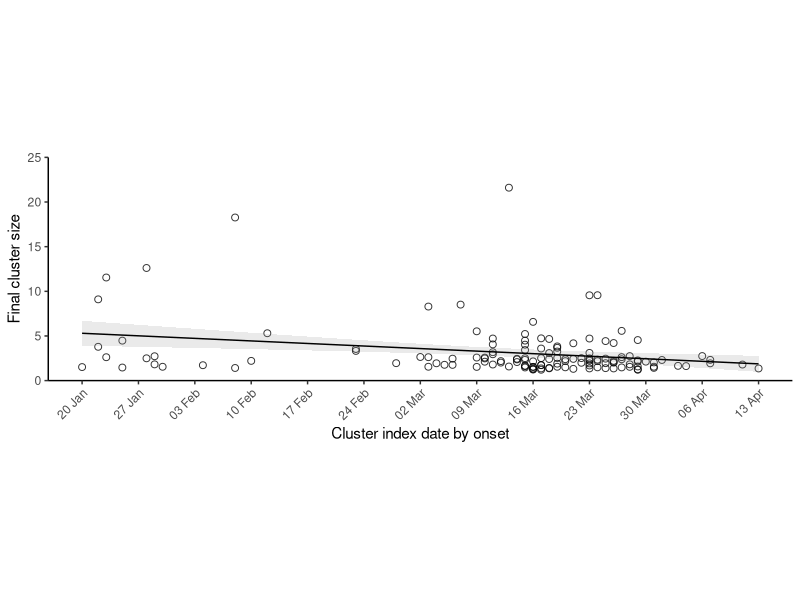
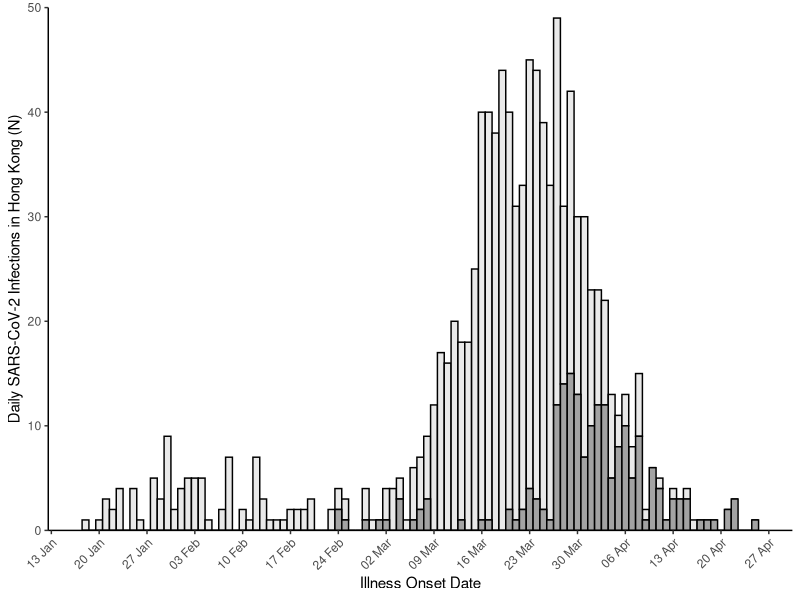
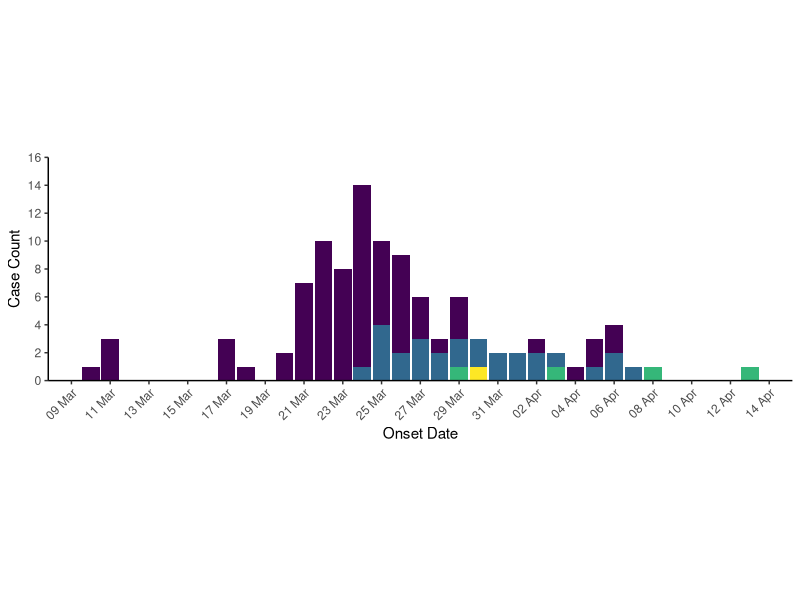
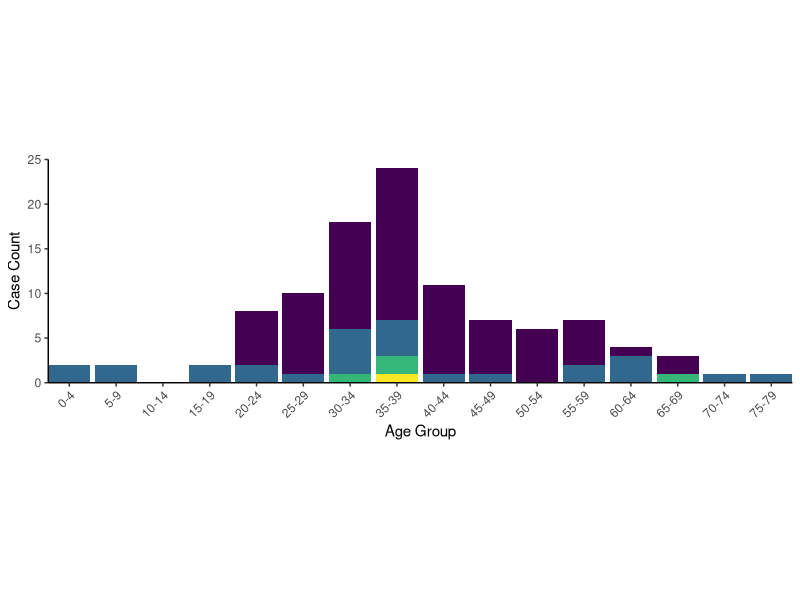
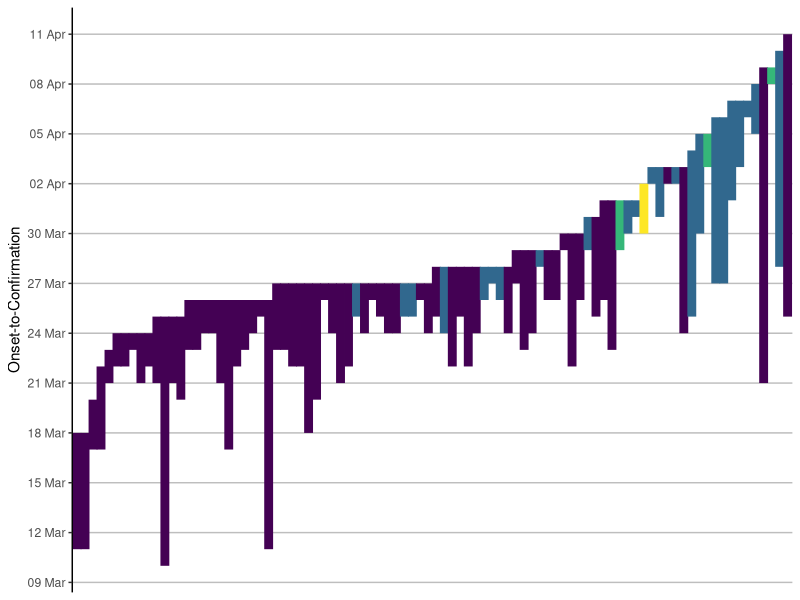
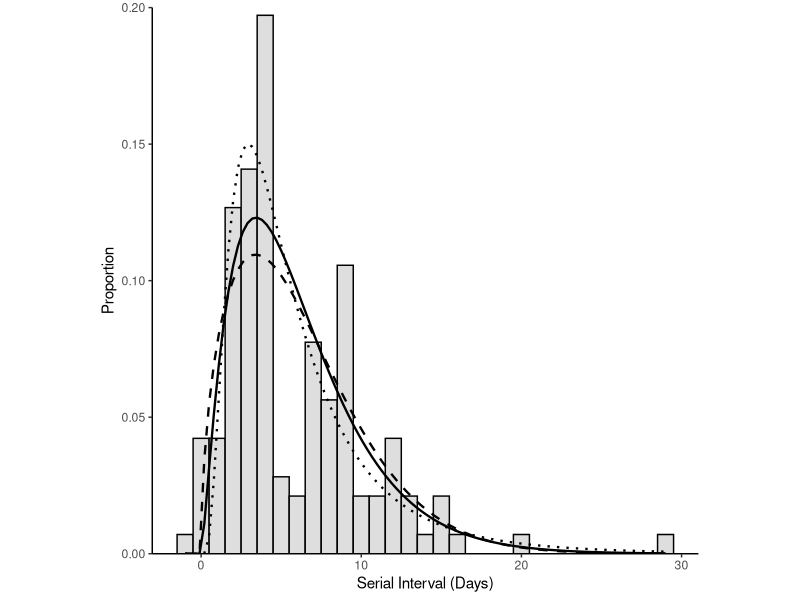
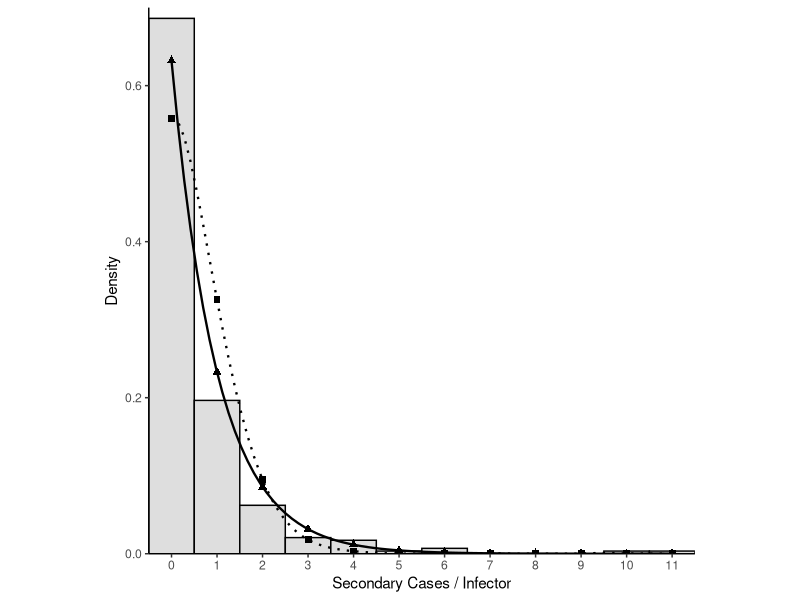
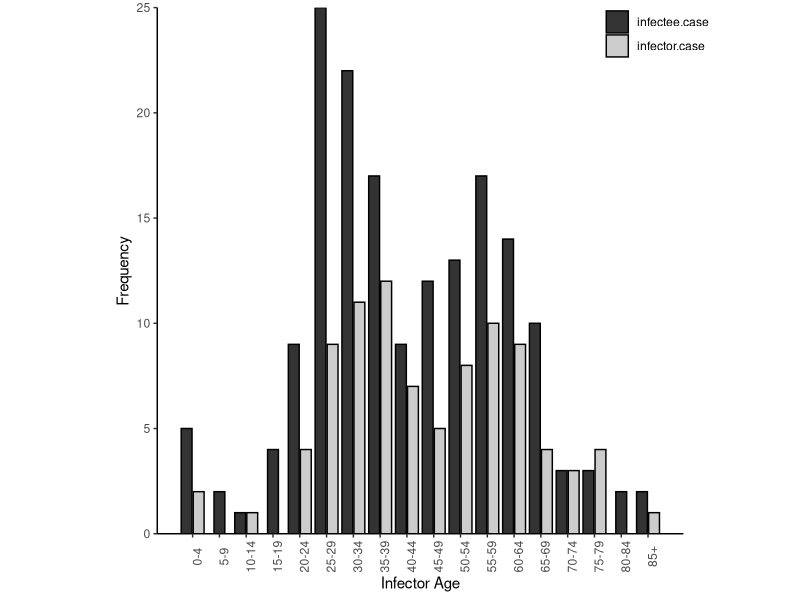

Generate these figures, in order, with R: (Note: this script raises an error after producing the figures.)
library(tidyverse)
library(lubridate)
library(fitdistrplus)
library(viridis)

#import data
case_data <- read_csv(file = "data/case_data.csv")
age_transmission_pairs <- read_csv(file = "data/age_pairs.csv")
sex_transmission_pairs <- read_csv(file = "data/sex_transmission_pairs.csv")
transmission_pairs <- read_csv(file = "data/transmission_pairs.csv")
bar_data <- read_csv("data/bar_data.csv")

#recode case_data dates
case_data <- case_data %>%
  mutate(onset.date = dmy(onset.date),
         confirm.date = dmy(confirm.date),
         epi.date = dmy(epi.date))

#Extended Data Figure 1 excluding N=106 outlier edited in post
case_data %>%
  filter(cluster.id != 0) %>%
  group_by(cluster.id) %>%
  mutate(cluster.size = n()) %>%
  arrange(epi.date) %>%
  slice(1L) %>%
  ggplot() +
  geom_jitter(aes(x = epi.date, y = cluster.size), alpha = 0.8, size = 2, shape = 21, width = 0, height = 0.8) +
  geom_smooth(method = lm, aes(x = epi.date, y = cluster.size), se = T, size = 0.5, colour = "black", alpha = 0.2) + 
  scale_x_date("Cluster index date by onset", date_breaks = "1 week", date_labels = "%d %b", minor_breaks = NULL) +
  scale_y_continuous("Final cluster size", expand = c(0,0), limits = c(0,25)) +
  theme_classic() +
  theme(aspect.ratio = 0.3, legend.position = "NULL", axis.text.x = element_text(angle = 45, hjust = 1))


##Stats for Extended Data Figure 1
case_data %>%
  filter(cluster.id != 0) %>%
  group_by(cluster.id) %>%
  mutate(cluster.size = n()) %>%
  arrange(epi.date) %>%
  slice(1L) %>%
  lm(as.numeric(epi.date) ~ cluster.size, data = .) %>%
  summary()


#Extended Data Figure 2
ggplot(data = case_data) +
  geom_histogram(aes(x = epi.date, fill = fct_rev(symptomatic)), colour = 'black', binwidth = 1, alpha = 0.9) +
  labs(x="Illness Onset Date") +
  theme_classic() +
  theme(axis.text.x = element_text(angle = 45, hjust = 1), legend.position = 'none') +
  scale_x_date(date_breaks = "1 week", 
               date_labels = "%d %b", 
               minor_breaks = NULL) +
  scale_y_continuous("Daily SARS-CoV-2 Infections in Hong Kong (N)", expand = c(0,0), limits = c(0,50)) +
  scale_fill_grey(start = 0.9, end = 0.6)

###Extended Data Figure 3
##Figure 3A
bar_data %>%
  mutate(cluster.generation = as.ordered(cluster.generation)) %>%
  ggplot() +
  geom_bar(aes(x = epi.date, fill = cluster.generation), width = 0.9) +
  scale_x_date(name = "Onset Date",
               date_breaks = "2 days", 
               date_labels = "%d %b", 
               minor_breaks = NULL) +
  scale_y_continuous("Case Count", expand = c(0,0), breaks = seq(0,16, by = 2), limits = c(0,16)) +
  theme_classic() +
  theme(aspect.ratio = 0.3, 
        legend.position = 'none', 
        axis.text.x = element_text(angle = 45, hjust = 1 )) +
  scale_fill_viridis_d()

#Figure 3B
bar_data %>%
  ggplot() +
  geom_bar(aes(x = age.group, fill = cluster.generation)) +
  scale_x_continuous(name = "Age Group", expand = c(0,0), breaks = 1:18,
                     labels = c("0-4",
                                "5-9",
                                "10-14",
                                "15-19",
                                "20-24",
                                "25-29",
                                "30-34",
                                "35-39",
                                "40-44",
                                "45-49",
                                "50-54",
                                "55-59",
                                "60-64",
                                "65-69",
                                "70-74",
                                "75-79",
                                "80-84",
                                "85+")) +
  scale_y_continuous("Case Count", expand = c(0,0), breaks = seq(0,25, by = 5), limits = c(0,25)) +
  theme_classic() +
  theme(aspect.ratio = 0.3, 
        legend.position = 'none', 
        axis.text.x = element_text(angle = 45, hjust = 1 )) +
  scale_fill_viridis_d()

#Figure 3C (additional editing for production done in post)
bar_data %>%
  mutate(cluster.generation = as.ordered(cluster.generation)) %>%
  dplyr::select(-epi.date, -age.group) %>%
  filter(!is.na(onset.date)) %>%
  gather(date.type, date, -c(case.no, cluster.generation)) %>%
  mutate(case.no = factor(case.no, levels=rev(unique(case.no)), ordered=TRUE)) %>%
  mutate(date = as.Date(date, origin = "1970-01-01")) %>%
  ggplot() +
  geom_line(aes(x=rev(case.no), y=date, colour = cluster.generation), size = 3) +
  labs(x=NULL, y="Onset-to-Confirmation") +
  scale_y_date(date_breaks = "3 day", 
               date_labels = "%d %b", 
               minor_breaks = NULL) +
  scale_x_discrete(breaks = NULL) +
  theme_classic() +
  theme(legend.position = 'none', panel.grid.major.y = element_line(colour = 'grey')) +
  scale_color_viridis_d()

####EXTENDED DATA FIGURE 4 
#fit lognormal distribution by maximum likeihood
lgfit <- transmission_pairs %>%
  filter(onset.diff != 'NA', 
         onset.diff >=1 ) %>%
  pull(onset.diff) %>%
  fitdist(data = ., distr = 'lnorm')

#fit gamma distribution by maximum likeihood
gfit <- transmission_pairs %>%
  filter(onset.diff != 'NA', 
         onset.diff >=1 ) %>%
  pull(onset.diff) %>%
  fitdist(data = ., distr = 'gamma')

#fit weibull distribution by maximum likeihood
wfit <- transmission_pairs %>%
  filter(onset.diff != 'NA', 
         onset.diff >=1 ) %>%
  pull(onset.diff) %>%
  fitdist(data = ., distr = 'weibull')

summary(lgfit)
summary(gfit)
summary(wfit)

#bootstrapped analysis
gfit_boot <- summary(bootdist(gfit))
wfit_boot <- summary(bootdist(wfit))
lgfit_boot <- summary(bootdist(lgfit))

#Extended Data Figure 4A
transmission_pairs %>%
  filter(!is.na(onset.diff)) %>%
  ggplot() +
  geom_histogram(aes(x = onset.diff, y = ..density..), fill = '#dedede', colour = "black", binwidth = 1) +
  stat_function(fun = dgamma, args = list(shape = gfit$estimate[[1]], rate = gfit$estimate[[2]]), size = 0.8, linetype = 1) +
  stat_function(fun = dweibull, args = list(shape = wfit$estimate[[1]], scale = wfit$estimate[[2]]), size = 0.8, linetype = 2) +
  stat_function(fun = dlnorm, args = list(meanlog = lgfit$estimate[[1]], sdlog = lgfit$estimate[[2]]), size = 0.8, linetype = 3) +
  scale_x_continuous("Serial Interval (Days)") +
  scale_y_continuous("Proportion", expand = c(0,0), limits = c(0,0.20)) +
  theme_classic() +
  theme(aspect.ratio = 1)

###Extended Data Figure 4B
#count number of offspring per individual infector
offspring <- transmission_pairs %>%
  dplyr::select(infector.case) %>%
  group_by(infector.case) %>%
  count() %>%
  arrange(desc(n))

#count number of terminal infectees including sporadic local cases
infectee <- transmission_pairs %>%
  dplyr::select(infector.case, infectee.case) %>%
  gather() %>%
  filter(key == 'infectee.case')

infector <-  transmission_pairs %>%
  dplyr::select(infector.case, infectee.case) %>%
  gather() %>%
  filter(key == 'infector.case')

duplicate <- infector %>%
  left_join(., infectee, by = 'value') %>%
  filter(key.y != 'NA') %>%
  dplyr::select(value) %>%
  distinct()

nterminal_infectees <- infectee %>% 
  dplyr::select(value) %>%
  filter(!value %in% duplicate$value) %>%
  transmute(case.no = as.numeric(value)) %>%
  nrow() + 46 #46 Sporadic Local cases without links to additional transmission

#create vector of complete offspring distribution with terminal cases having zero secondary cases
complete_offspringd <- enframe(c(offspring$n, rep(0,nterminal_infectees)))

#fit  distriubtions by maximum likelihood

nbfit <- complete_offspringd %>%
  pull(value) %>%
  fitdist(., distr = 'nbinom')

gefit <- complete_offspringd %>%
  pull(value) %>%
  fitdist(., distr = 'geom')

pfit <- complete_offspringd %>%
  pull(value) %>%
  fitdist(., distr = 'pois')

summary(nbfit)
summary(gefit)
summary(pfit)

#bootsprapped analysis
nbfit_boot <- summary(bootdist(nbfit))
gefit_boot <- summary(bootdist(gefit))
pfit_boot <- summary(bootdist(pfit))

#Figure 4B
ggplot() +
  geom_histogram(aes(x=complete_offspringd$value, y = ..density..), fill = "#dedede", colour = "black", binwidth = 1) +
  geom_point(aes(x = 0:11, y = dgeom(x = 0:11, prob = gefit$estimate[[1]])), color = 'black', size = 2, shape = 'triangle') +
  stat_smooth(aes(x = 0:11, y = dgeom(x = 0:11, prob = gefit$estimate[[1]])), method = 'lm', formula = y ~ poly(x, 9), se = FALSE, colour = 'black', size =0.8) +
  geom_point(aes(x = 0:11, y = dpois(x = 0:11, lambda = pfit$estimate[[1]])), color = 'black', size = 2, shape = 'square') +
  stat_smooth(aes(x = 0:11, y = dpois(x = 0:11, lambda = pfit$estimate[[1]])), method = 'lm', formula = y ~ poly(x, 9), se = FALSE, colour = 'black', size = 0.8, linetype = 3) +
  expand_limits(x = 0, y = 0) +
  scale_x_continuous("Secondary Cases / Infector", expand = c(0, 0), breaks = 0:11)  +
  scale_y_continuous("Density", limits = c(0,0.7), expand = c(0, 0)) +
  theme_classic() +
  theme(aspect.ratio = 1)

#####Extended Data Figure 5
#Figure 5A
ggplot(data=age_transmission_pairs) +
  geom_bar(aes(x = agegroup, fill = transmission), color = "black", position = position_dodge2(preserve = "single")) +
  theme_classic() +
  scale_x_continuous(name = "Infector Age", breaks = 1:18,
                     labels = c("0-4","5-9","10-14","15-19","20-24","25-29","30-34","35-39","40-44","45-49","50-54","55-59","60-64","65-69","70-74","75-79","80-84","85+")) +
  scale_y_continuous(name = "Frequency", expand = c(0,0)) +
  labs(fill = "Pair") +
  theme(aspect.ratio = 1, legend.position = c(0.95, 0.95), legend.title = element_blank(), axis.text.x = element_text(angle = 90)) +
  scale_fill_grey()

#Figure 5B (missing age for 1 case responsible for 11 secondary cases)
ggplot(data = transmission_pairs) +
  geom_count(aes(x = agegroup.infector, y = agegroup.infectee), colour = "black", alpha = 0.4) +
  geom_smooth(method = lm, aes(x=agegroup.infector, y=agegroup.infectee), se = T, size = 0.5, colour = "black", alpha = 0.2) +
  scale_x_continuous(name = "Infector Age", breaks = 1:18,
                     labels = c("0-4","5-9","10-14","15-19","20-24","25-29","30-34","35-39","40-44","45-49","50-54","55-59","60-64","65-69","70-74","75-79","80-84","85+")) +
  scale_y_continuous(name = "Infectee Age", breaks = 1:18,
                     labels = c("0-4","5-9","10-14","15-19","20-24","25-29","30-34","35-39","40-44","45-49","50-54","55-59","60-64","65-69","70-74","75-79","80-84","85+")) +
  theme_classic() +
  theme(aspect.ratio = 1, axis.text.x = element_text(angle = 90), legend.position = "none")


#Significance tests for Figure 5A and 5B
age_transmission_pairs %>%
  mutate(transmission = as_factor(transmission)) %>%
  t.test(age ~ transmission, data = .)

summary(lm(agegroup.infector ~ agegroup.infectee, data = transmission_pairs))

chisq_test(x = sex_transmission_pairs$male, y = sex_transmission_pairs$transmission)
